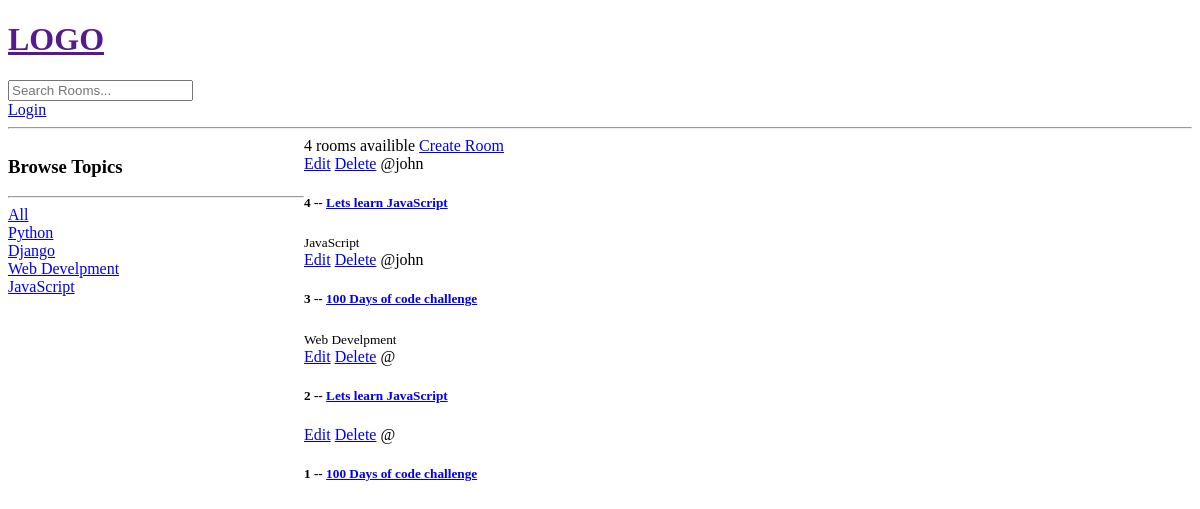
The app's page /, older data.
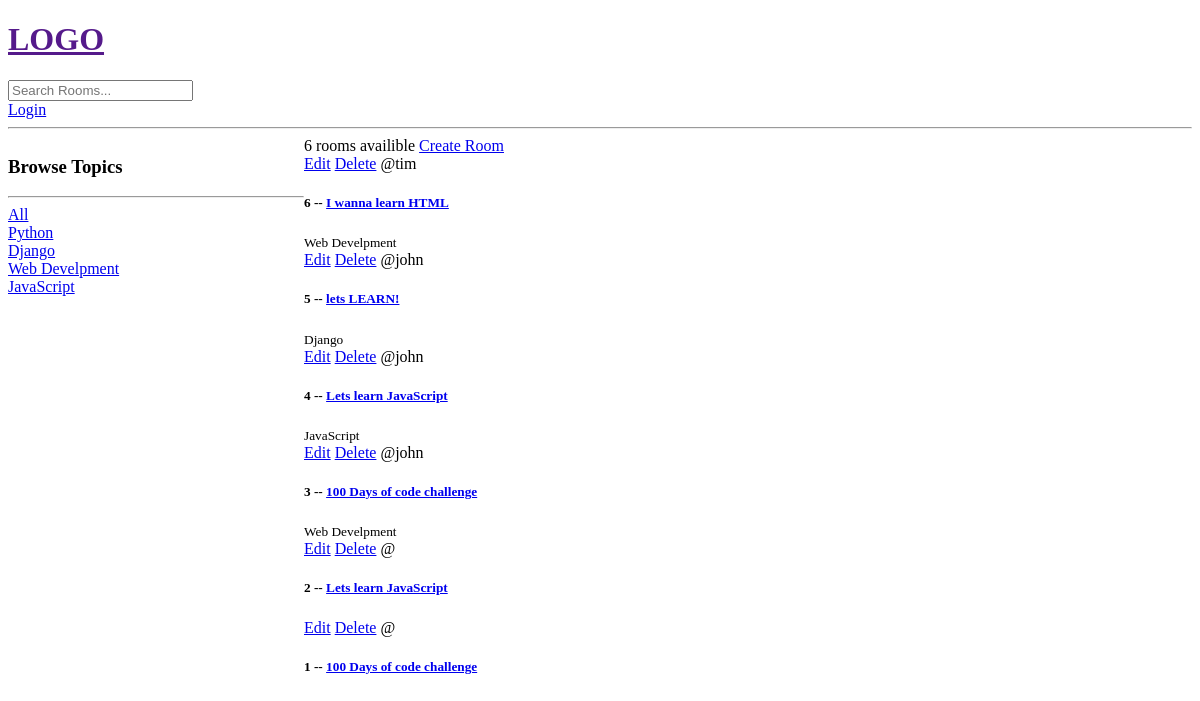
The same page, newer data.
### base/models.py (models this page shows, shortened)
class Topic(models.Model):
    name = models.CharField(max_length=200)

class Room(models.Model):
    host = models.ForeignKey(User, on_delete=models.SET_NULL, null=True)
    topic = models.ForeignKey(Topic, on_delete=models.SET_NULL, null=True)
    name = models.CharField(max_length=200)
    description = models.TextField(null=True, blank=True)
    updated = models.DateTimeField(auto_now=True)
    created = models.DateTimeField(auto_now_add=True)
    class Meta:
        ordering = ['-updated', '-created']

### base/views.py (the view)
# urls.py: path('', views.home, name="home"),
def home(request):
    q = request.GET.get('q') if request.GET.get('q') != None else ''
    rooms = Room.objects.filter(
        Q(topic__name__icontains=q) |
        Q(name__icontains=q) |
        Q(description__icontains=q)
    )
    topics = Topic.objects.all()
    room_count = rooms.count()
    context = {'rooms': rooms, 'topics': topics, 'room_count': room_count}
    return render(request, 'base/home.html', context)

### base/templates/base/home.html (shortened to what this page needs)
{%  extends 'main.html' %}
{% block content%}
<div class="home-container">
    <div>
        <h3>Browse Topics</h3>
        <hr>
            <div>
                <a href="{% url 'home' %}">All</a>
            </div>
        {% for topic in topics %}
            <div>
                <a href="{% url 'home' %}?q={{topic.name}}">{{topic.name}}</a>
            </div>
        {% endfor %}
    </div>
    <div>
        <hp>{{room_count}} rooms availible</hp>
        <a href="{% url 'create-room' %}">Create Room</a>
        <div>
            {% for room in rooms %}
                <div>
                    <a href="{% url 'update-room' room.id%}">Edit</a>
                    <a href="{% url 'delete-room' room.id%}">Delete</a>
                    <span>@{{room.host.username}}</span>
                    <h5>{{room.id}} -- <a href="{% url 'room' room.id %}">{{room.name}}</a></h5>
                    <small>{{room.topic.name}}</small>
                </div>
            {% endfor %}
        </div>
    </div>
</div>
{% endblock content%}//

### templates/main.html (shortened to what this page needs)
<!DOCTYPE html>
<html>
<head>
</head>
<body>
    {%  include 'navbar.html' %}
    {% block content  %}
    {% endblock %}
</body>
</html>

### templates/navbar.html (shortened to what this page needs)
<a href=""/>
    <h1>LOGO</h1>
<form method="GET" action="{%  url 'home' %}">
    <input type="text" name="q" placeholder="Search Rooms..." />
</form>
{% if request.user.is_authenticated %}
<a href="{% url 'logout' %}">Logout</a>
{% else %}
<a href="{% url 'login' %}">Login</a>
{% endif %}
<hr>

### base/templates/base/home.html (style rules this page uses)
.home-container { display: grid; grid-template-columns: 1fr 3fr; }

Row changes from the older to the newer data that the page shows:
added Room: host.username "tim", id "6", name "I wanna learn HTML", topic.name "Web Develpment"
added Room: host.username "john", id "5", name "lets LEARN!", topic.name "Django"
Text that changed along with them:
{{ room_count }}: "4" → "6"
